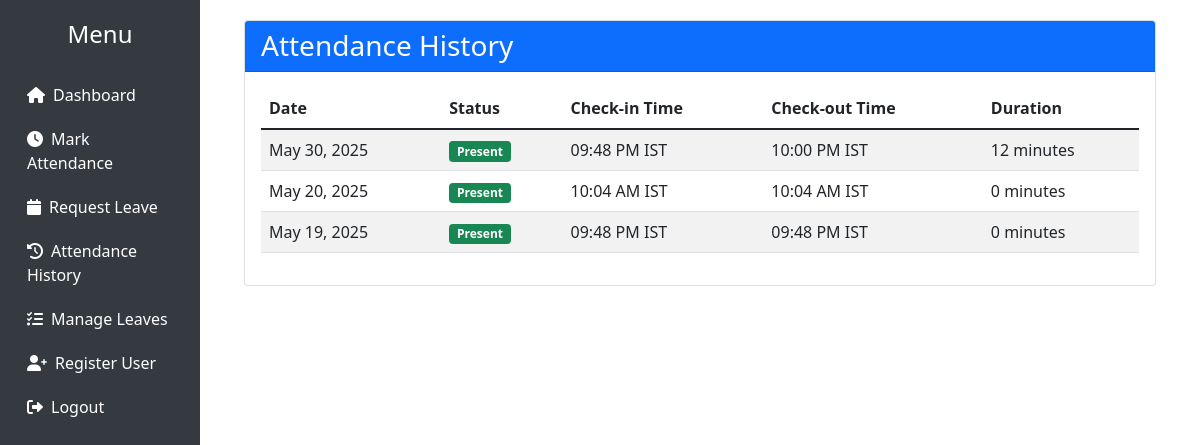
/attendance-history/ (signed in), run on the app's committed database.
### attendance/models.py (models this page shows)
class Attendance(models.Model):
    user = models.ForeignKey(User, on_delete=models.CASCADE)
    date = models.DateField(default=timezone.now)
    check_in = models.DateTimeField(null=True, blank=True)
    check_out = models.DateTimeField(null=True, blank=True)
    status = models.CharField(max_length=20, default='absent')
    class Meta:
        unique_together = ['user', 'date']

### attendance/views.py (the view)
# urls.py: path('attendance-history/', views.view_attendance_history, name='attendance_history'),
@login_required
def view_attendance_history(request):
    user = request.user
    attendance_history = Attendance.objects.filter(user=user).order_by('-date')
    return render(request, 'attendance/attendance_history.html', {'history': attendance_history})

### attendance/templates/attendance/attendance_history.html
{% extends 'attendance/base.html' %}
{% block content %}
<div class="container-fluid">
    <div class="card">
        <div class="card-header bg-primary text-white">
            <h3 class="card-title mb-0">Attendance History</h3>
        </div>
        <div class="card-body">
            {% if history %}
                <div class="table-responsive">
                    <table class="table table-striped">
                        <thead>
                            <tr>
                                <th>Date</th>
                                <th>Status</th>
                                <th>Check-in Time</th>
                                <th>Check-out Time</th>
                                <th>Duration</th>
                            </tr>
                        </thead>
                        <tbody>
                            {% for record in history %}
                            <tr>
                                <td>{{ record.date }}</td>
                                <td>
                                    <span class="badge {% if record.status == 'present' %}bg-success{% else %}bg-danger{% endif %}">
                                        {{ record.status|title }}
                                    </span>
                                </td>
                                <td>{{ record.check_in|date:'h:i A'|default:'-' }} IST</td>
                                <td>{{ record.check_out|date:'h:i A'|default:'-' }} IST</td>
                                <td>
                                    {% if record.check_in and record.check_out %}
                                        {{ record.check_out|timeuntil:record.check_in }}
                                    {% else %}
                                        -
                                    {% endif %}
                                </td>
                            </tr>
                            {% endfor %}
                        </tbody>
                    </table>
                </div>
            {% else %}
                <p>No attendance records found.</p>
            {% endif %}
        </div>
    </div>
</div>
{% endblock %}

### attendance/templates/attendance/base.html (shortened to what this page needs)
<!DOCTYPE html>
<html lang="en">
<head>
    <link href="https://cdn.jsdelivr.net/npm/bootstrap@5.1.3/dist/css/bootstrap.min.css" rel="stylesheet">
    <link href="https://cdnjs.cloudflare.com/ajax/libs/font-awesome/6.0.0/css/all.min.css" rel="stylesheet">
</head>
<body>
    <div class="container-fluid">
        <div class="row">
            {% if user.is_authenticated %}
            <div class="col-md-2 sidebar">
                <h4 class="text-white text-center mb-4">Menu</h4>
                <nav>
                    <a href="{% url 'dashboard' %}"><i class="fas fa-home me-2"></i>Dashboard</a>
                    <a href="{% url 'mark_attendance' %}"><i class="fas fa-clock me-2"></i>Mark Attendance</a>
                    <a href="{% url 'leave_request' %}"><i class="fas fa-calendar me-2"></i>Request Leave</a>
                    <a href="{% url 'attendance_history' %}"><i class="fas fa-history me-2"></i>Attendance History</a>
                    {% if user.role == 'manager' or user.role == 'admin' %}
                    <a href="{% url 'manage_leaves' %}"><i class="fas fa-tasks me-2"></i>Manage Leaves</a>
                    {% endif %}
                    {% if user.role == 'admin' %}
                    <a href="{% url 'register_user' %}"><i class="fas fa-user-plus me-2"></i>Register User</a>
                    {% endif %}
                    <a href="{% url 'logout' %}"><i class="fas fa-sign-out-alt me-2"></i>Logout</a>
                </nav>
            </div>
            <div class="col-md-10 main-content">
            {% else %}
            <div class="col-12 main-content">
            {% endif %}
                {% block content %}
                {% endblock %}
            </div>
        </div>
    </div>
</body>
</html>

### attendance/templates/attendance/base.html (style rules this page uses)
.sidebar { min-height: 100vh; background-color: #343a40; padding-top: 20px; }
.sidebar a { color: #fff; text-decoration: none; padding: 10px 15px; display: block; }
.main-content { padding: 20px; }

### data on the page
Attendance: date "May 30, 2025", status "Present", check_in "09:48 PM", check_out "10:00 PM", check_out "12 minutes"
Attendance: date "May 20, 2025", status "Present", check_in "10:04 AM", check_out "10:04 AM", check_out "0 minutes"
Attendance: date "May 19, 2025", status "Present", check_in "09:48 PM", check_out "09:48 PM", check_out "0 minutes"
